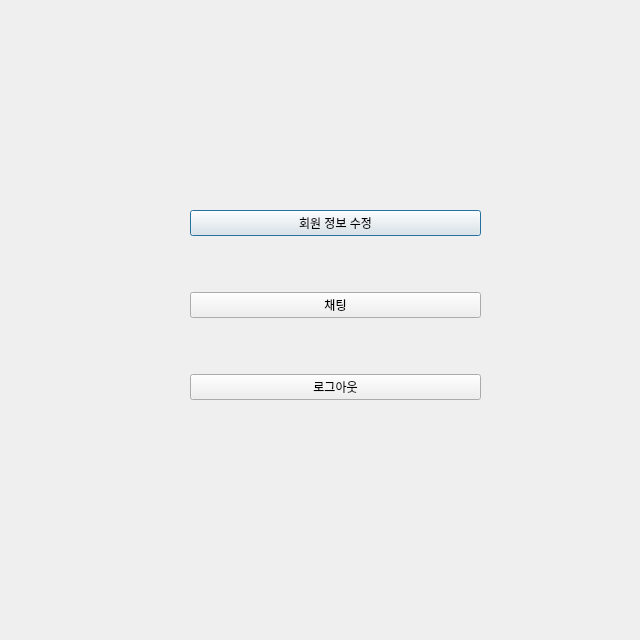
<?xml version="1.0" encoding="UTF-8"?>
<ui version="4.0">
 <class>GuideMain</class>
 <widget class="QDialog" name="GuideMain">
  <property name="geometry">
   <rect>
    <x>0</x>
    <y>0</y>
    <width>640</width>
    <height>640</height>
   </rect>
  </property>
  <property name="windowTitle">
   <string>Dialog</string>
  </property>
  <widget class="QWidget" name="">
   <property name="geometry">
    <rect>
     <x>190</x>
     <y>160</y>
     <width>291</width>
     <height>291</height>
    </rect>
   </property>
   <layout class="QVBoxLayout" name="verticalLayout">
    <item>
     <widget class="QPushButton" name="pushButton">
      <property name="text">
       <string>회원 정보 수정</string>
      </property>
     </widget>
    </item>
    <item>
     <widget class="QPushButton" name="pushButton_2">
      <property name="text">
       <string>채팅</string>
      </property>
     </widget>
    </item>
    <item>
     <widget class="QPushButton" name="pushButton_3">
      <property name="text">
       <string>로그아웃</string>
      </property>
     </widget>
    </item>
   </layout>
  </widget>
 </widget>
 <resources/>
 <connections/>
</ui>
